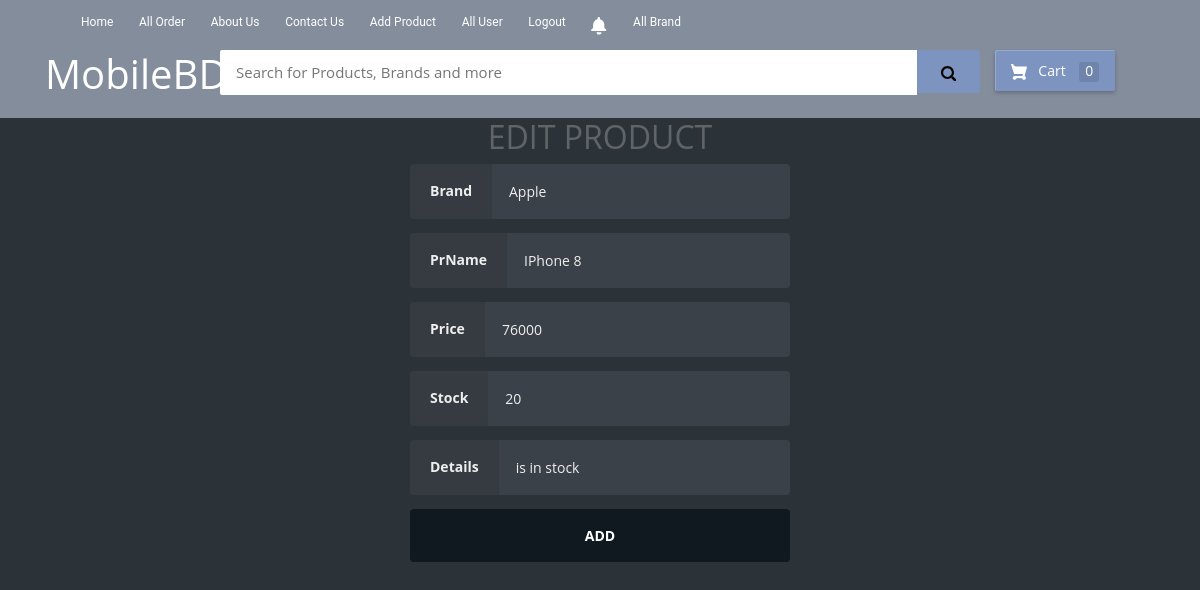
Page /AdminEditProductShow.php?Product_id=7 (signed in) on the committed database.
### tables this page shows
CREATE TABLE `product1` (
  `Product_id` int(5) NOT NULL,
  `Brand` varchar(20) NOT NULL,
  `Product_Name` varchar(30) NOT NULL,
  `Price` int(10) NOT NULL,
  `Stock` int(5) NOT NULL,
  `Details` varchar(200) NOT NULL,
  `Image` text
);

### AdminEditProductShow.php (the view, shortened to what this page needs)
<?php
  require 'adminheader.php';
?>
<?php
    require 'config.php';
    $id = $_GET['Product_id'];
    $statement="select * from product1 where Product_id='$id'";
    $result = mysqli_query($conn, $statement);
?>
<h2 class="text-center">EDIT PRODUCT</h2>
	<div class="row">
		<div class="col-md-4"></div>
		<div class="col-md-4">
			<form method="Post" onsubmit = "validateForm()" class="form login" id="form" action="AdminEditProduct.php" enctype="multipart/form-data">
            <?php if (mysqli_num_rows($result) > 0)
            {
                        while($row = mysqli_fetch_assoc($result))
                        {
                            ?>
        			<div class="form__field">
        			  	<label for="addproduct__Brand">Brand</label>
        			  	<input id="addproduct__Brand" type="text" name="Brand" class="form__input" value="<?php echo $row['Brand']; ?>" placeholder="a" style="border: 1px solid transparent">
        			  </div>
        			  <div class="form__field">
        			    <label for="addproduct__ProductName">PrName</label>
        			    <input id="addproduct__ProductName" type="text" name="ProductName" class="form__input" value="<?php echo $row['Product_Name']; ?>" placeholder="a" style="border: 1px solid transparent">
        			  </div>
        			  <div class="form__field">
        			    <label for="addproduct__Price">Price</label>
        			    <input id="addproduct__Price" type="text" name="Price" class="form__input" value="<?php echo $row['Price']; ?>"style="border: 1px solid transparent">
        			  </div>
        			  <div class="form__field">
        			    <label for="addproduct__Stock">Stock</label>
        			    <input id="addproduct__Stock" type="text" name="Stock" class="form__input" value="<?php echo $row['Stock']; ?>" style="border: 1px solid transparent">
        			  </div>
        			  <div class="form__field">
        			    <label for="addproduct__Details">Details</label>
        			    <input id="addproduct__Details" type="text" name="Details" class="form__input" value="<?php echo $row['Details']; ?>" style="border: 1px solid transparent">
        			  </div>
                      <?php
                        }
            }
        ?>
			  <div class="form__field">
			    <input type="submit" name="Added" value="Add">
			  </div>
			</form>
		</div>
		<div class="col-md-4"></div>
	</div>
	</body>
</html>

### css/style.css (style rules this page uses)
:root { --baseColor: #606468; }
:root { --gridMaxWidth: 20rem; --gridWidth: 90%; }
:root { --iconFill: var(--baseColor); }
:root { --htmlFontSize: 100%; --bodyBackgroundColor: #2c3338; --bodyColor: var(--baseColor); --bodyFontFamily: 'Open Sans'; --bodyFontFamilyFallback: sans-serif; --bodyFontSize: 0.875rem; --bodyFontWeight: 400; --bodyLineHeight: 1.5; }
* { box-sizing: inherit; }
html { box-sizing: border-box; font-size: var(--htmlFontSize); height: 100%; }
body { background-color: var(--bodyBackgroundColor); color: var(--bodyColor); font-family: var(--bodyFontFamily), var(--bodyFontFamilyFallback); font-size: var(--bodyFontSize); font-weight: var(--bodyFontWeight); height: 100%; line-height: var(--bodyLineHeight); margin: 0; min-height: 100vh; }
:root { --anchorColor: #eee; }
:root { --formFieldMargin: 0.875rem; }
input { background-image: none; border: 0; color: inherit; font: inherit; margin: 0; outline: 0; padding: 0; transition: background-color 0.3s; }
input[type='submit'] { cursor: pointer; }
.form { margin: calc(var(--formFieldMargin) * -1); }
.form input[type='password'], .form input[type='text'], .form input[type='submit'] { width: 100%; }
.form__field { display: flex; margin: var(--formFieldMargin); }
.form__input { flex: 1; }
:root { --loginBorderRadus: 0.25rem; --loginColor: #eee; --loginInputBackgroundColor: #3b4148; --loginInputHoverBackgroundColor: #434a52; --loginLabelBackgroundColor: #363b41; --loginSubmitBackgroundColor: #ea4c88; --loginSubmitColor: #eee; --loginSubmitHoverBackgroundColor: #d44179; }
.login { color: var(--loginColor); }
.login label, .login input[type='text'], .login input[type='password'], .login input[type='submit'] { border-radius: var(--loginBorderRadus); padding: 1rem; }
.login label { background-color: var(--loginLabelBackgroundColor); border-bottom-right-radius: 0; border-top-right-radius: 0; padding-left: 1.25rem; padding-right: 1.25rem; }
.login input[type='password'], .login input[type='text'] { background-color: var(--loginInputBackgroundColor); border-bottom-left-radius: 0; border-top-left-radius: 0; }
.login input[type='submit'] { background-color: var(--loginSubmitBackgroundColor); color: var(--loginSubmitColor); font-weight: 700; text-transform: uppercase; }
:root { --paragraphMarginBottom: 1.5rem; --paragraphMarginTop: 1.5rem; }
label { margin-bottom: 0; }
.login input[type='submit'],.login input[type='submit']:hover { background-color: #10191f; color: #fff; }

### rows in the picture
product1: Brand "Apple", ProductName "IPhone 8", Price "76000", Stock "20", Details "is in stock"
